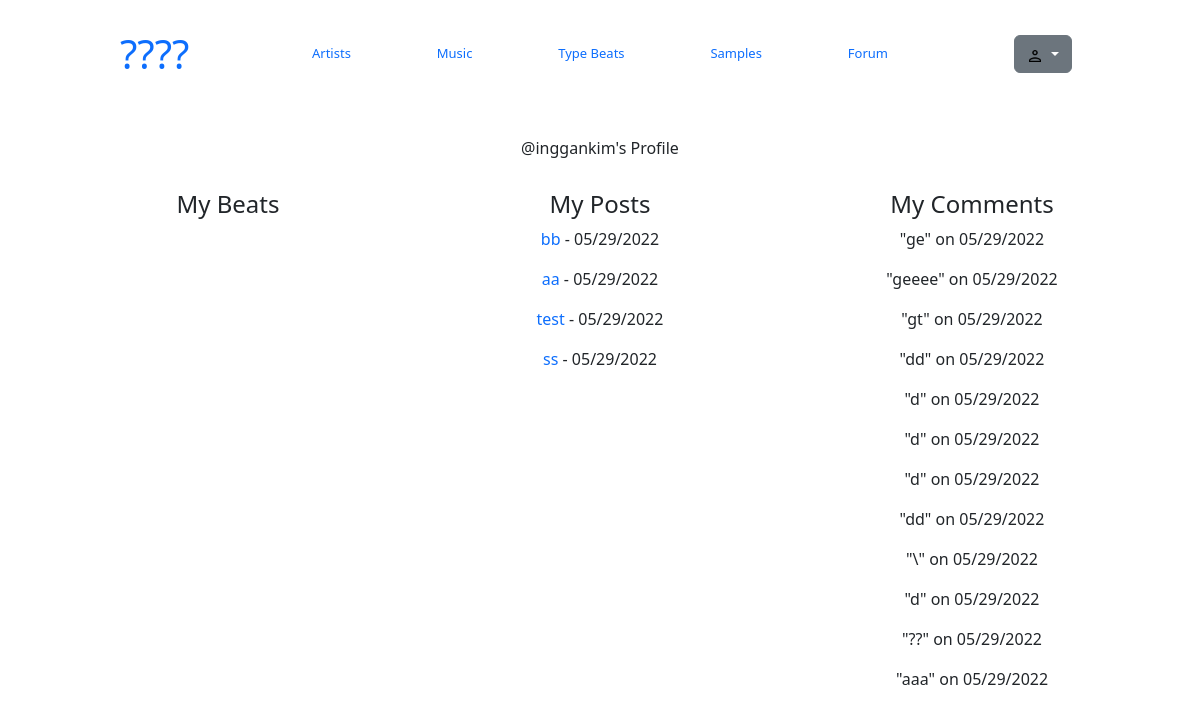
Page /ercf/view_user/7/ on the earlier database version.
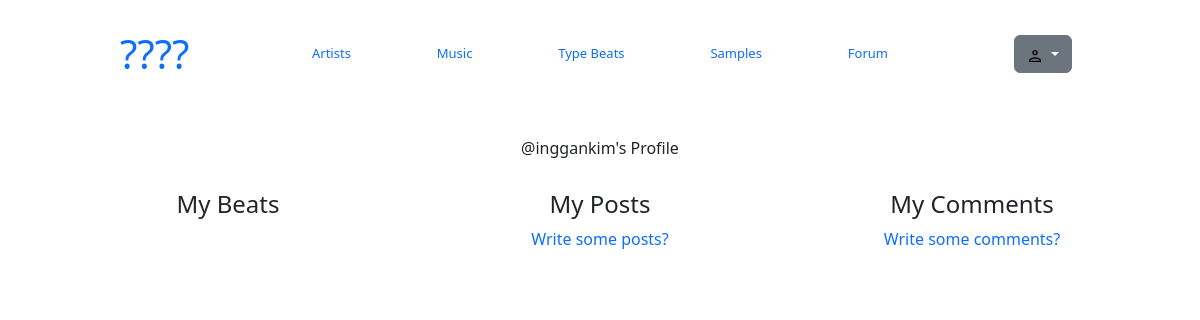
Same page on the later database version.
### ercf/models.py (models this page shows, shortened)
class Post(models.Model):
    title = models.CharField(max_length=100)
    topic = models.ForeignKey(Topic, on_delete=models.SET_NULL, null=True)
    author = models.ForeignKey(User, on_delete=models.CASCADE)
    content = models.TextField(max_length=10000)
    date_posted = models.DateTimeField(auto_now_add=True)
    date_updated = models.DateTimeField(auto_now=True)
    author_identity = models.TextField()

class Review(models.Model):
    content = models.TextField(max_length=50)
    author = models.ForeignKey(User, on_delete=models.CASCADE)
    commenter = models.ForeignKey(User, on_delete=models.CASCADE, related_name="com")
    date_posted = models.DateTimeField(auto_now_add=True)
    approved = models.BooleanField(default=True)
    post_date = models.DateTimeField(auto_now_add=False, default="1111-11-11 11:11")
    post_title = models.TextField(default="")
    post_id = models.TextField(default="")

### ercf/views.py (the view)
# urls.py: path('view_user/<str:pk>/', views.viewUser, name='view_user'),
def viewUser(request,pk):
    user = User.objects.get(id=pk)
    posts = user.post_set.all().order_by("-id")
    reviews = user.review_set.all().order_by("-id")
    context = {'user': user, 'posts': posts, 'reviews': reviews, 'posts_count': posts.count(), 'comments_count': reviews.count()}
    return render(request, 'ercf/view_user.html', context)

### ercf/templates/ercf/view_user.html (shortened to what this page needs)
{% extends "ercf/layout.html" %}
{% load static %}
{% block body %}
<div class="container">
    @{{user.username}}'s Profile
    <div class="profile-content">
        <div>
            <h4>My Beats</h4>
        </div>
        <div>
            <h4>My Posts</h4>
            {% if posts_count == 0 %}
                <a href="{% url 'ercf:posts' %}">Write some posts?</a>
            {% else %}
                {% for post in posts %}
                <p><a href="{% url "ercf:post" post.id %}">{{ post.title }}</a> - {{ post.date_posted|date:'m/d/20y'}}</p>
                {% endfor %}
            {% endif %}
        </div>
        <div>
            <h4>My Comments</h4>
            {% if posts_count == 0 %}
                <a href="{% url 'ercf:posts' %}">Write some comments?</a>
            {% else %}
                {% for comment in reviews %}
                <p>"{{ comment.content }}" on <a href="{% url 'ercf:post' comment.post_id %}">{{ comment.post_title }}</a> {{ comment.date_posted|date:'m/d/20y'}}</p>
                {% endfor %}
            {% endif %}
        </div>
    </div>
</div>
{% endblock %}

Differences in the rows shown:
removed Post: title "bb", date_posted "05/29/2022"
removed Post: title "aa", date_posted "05/29/2022"
removed Post: title "test", date_posted "05/29/2022"
removed Post: title "ss", date_posted "05/29/2022"
removed Review: content "ge", date_posted "05/29/2022"
removed Review: content "geeee", date_posted "05/29/2022"
removed Review: content "gt", date_posted "05/29/2022"
removed Review: content "dd", date_posted "05/29/2022"
removed Review: content "d", date_posted "05/29/2022"
removed Review: content "d", date_posted "05/29/2022"
removed Review: content "d", date_posted "05/29/2022"
removed Review: content "dd", date_posted "05/29/2022"
removed Review: content "\\", date_posted "05/29/2022"
removed Review: content "d", date_posted "05/29/2022"
removed Review: content "??", date_posted "05/29/2022"
removed Review: content "aaa", date_posted "05/29/2022"
Other differences:
text now shown: "Write some posts? Write some comments?"
